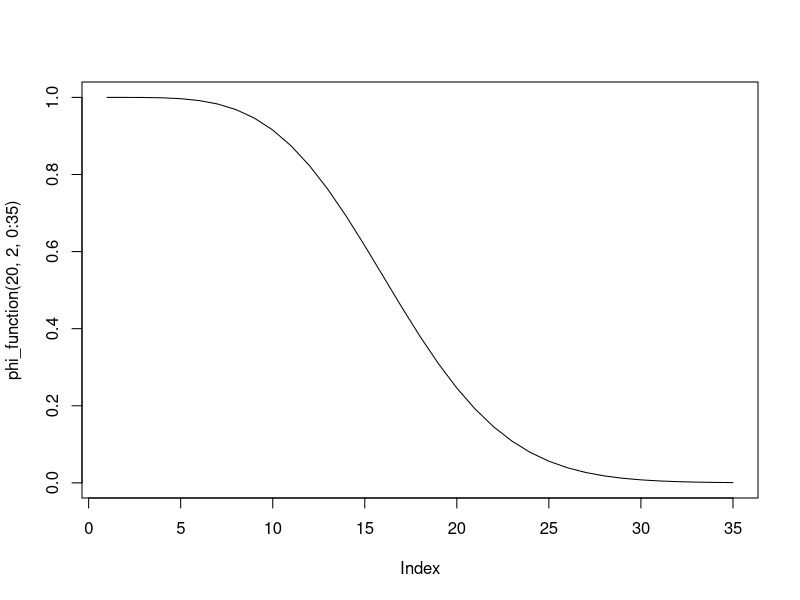
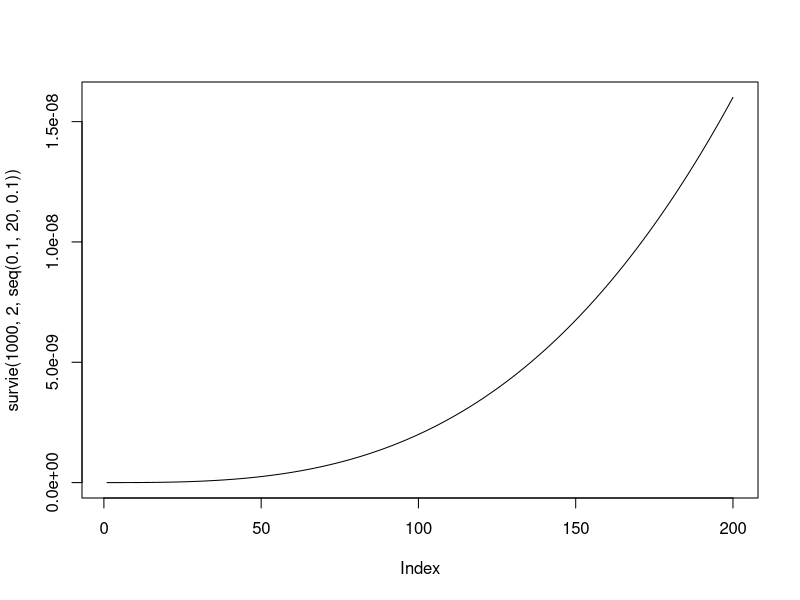
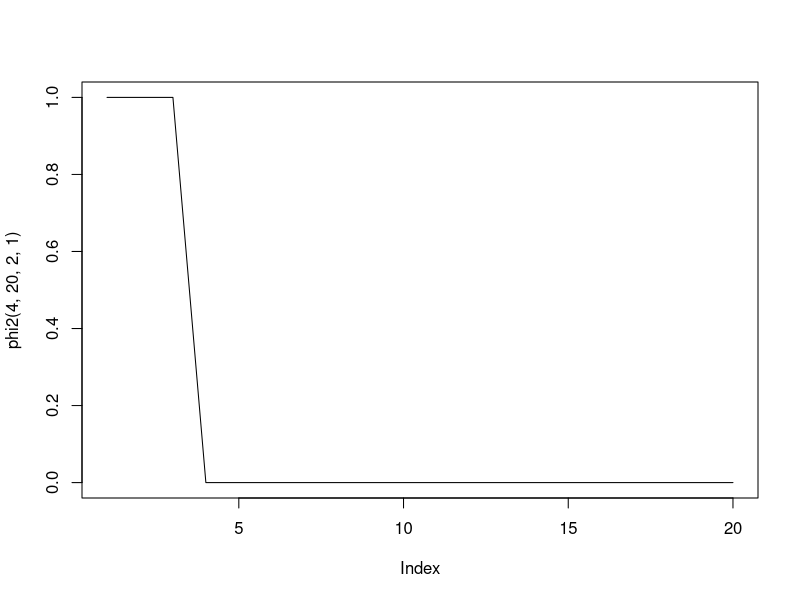
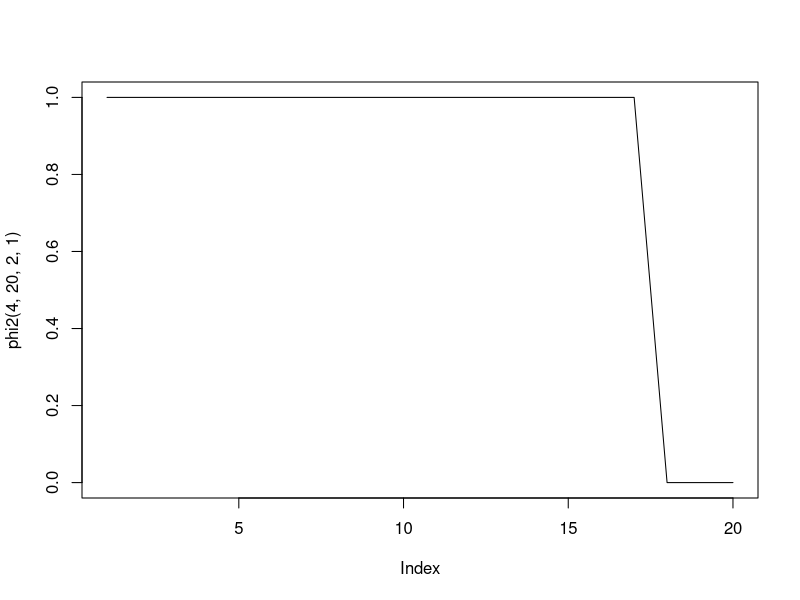
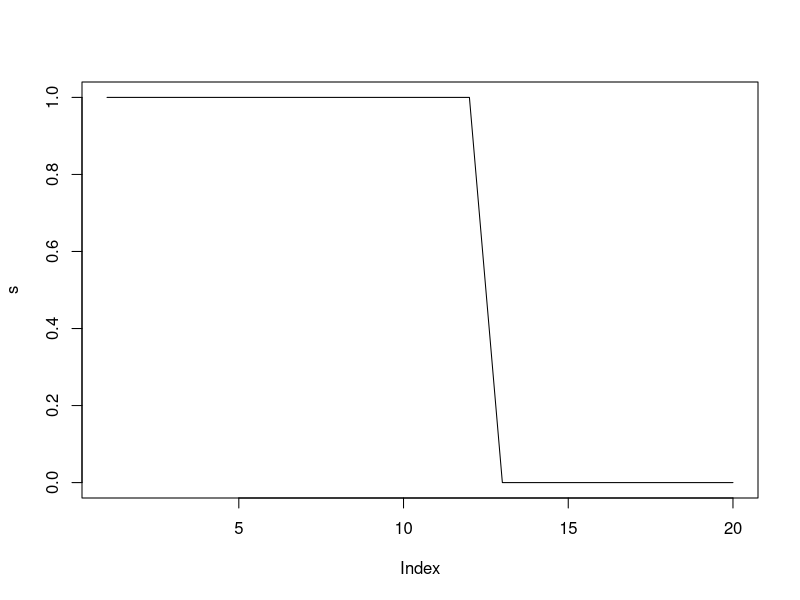

Reproduce these figures in R, in order.
# TP 1 

## Question 1

phi <- function(x){
  rep <- ((x[3]*(1-(1-x[1])*(1-x[2]))*(1-(1-x[4])*(1-x[5])))+(1-x[3])*(1-(1-x[1]*x[4])*(1-x[2]*x[5])))*(1-(1-x[6]*x[7])*(1-x[8])*(1-x[9]))
  return(rep)
}

# question 2

phi_function <- function(lambda, beta, t){
  R1 <- 1-pweibull(t, shape = beta, scale = lambda)
  R2 <- 1-pweibull(t, shape = beta, scale = lambda)
  R3 <- 1-pweibull(t, shape = beta, scale = lambda)
  R4 <- 1-pweibull(t, shape = beta, scale = lambda)
  R5 <- 1-pweibull(t, shape = beta, scale = lambda)
  R6 <- 1-pweibull(t, shape = beta, scale = lambda)
  R7 <- 1-pweibull(t, shape = beta, scale = lambda)
  R8 <- 1-pweibull(t, shape = beta, scale = lambda)
  R9 <- 1-pweibull(t, shape = beta, scale = lambda)
  rep <- ((R3[t]*(1-(1-R1[t])*(1-R2[t]))*(1-(1-R4[t])*(1-R5[t])))+(1-R3[t])*(1-(1-R1[t]*R4[t])*(1-R2[t]*R5[t])))*(1-(1-R6[t]*R7[t])*(1-R8[t])*(1-R9[t]))
  return(rep)
}




## Question 3

plot(phi_function(20,2, 0:35), type = 'l')

## Question 4

survie <- function(lambda, beta, t){
  R1 <- 1-pweibull(t, shape = beta, scale = lambda)
  R2 <- 1-pweibull(t, shape = beta, scale = lambda)
  R3 <- 1-pweibull(t, shape = beta, scale = lambda)
  R4 <- 1-pweibull(t, shape = beta, scale = lambda)
  R5 <- 1-pweibull(t, shape = beta, scale = lambda)
  R6 <- 1-pweibull(t, shape = beta, scale = lambda)
  R7 <- 1-pweibull(t, shape = beta, scale = lambda)
  R8 <- 1-pweibull(t, shape = beta, scale = lambda)
  R9 <- 1-pweibull(t, shape = beta, scale = lambda)
  rep <- -log(((R3[t]*(1-(1-R1[t])*(1-R2[t]))*(1-(1-R4[t])*(1-R5[t])))+(1-R3[t])*(1-(1-R1[t]*R4[t])*(1-R2[t]*R5[t])))*(1-(1-R6[t]*R7[t])*(1-R8[t])*(1-R9[t]))/t)
  # rep <- -log(rep)/t
  return(rep)
  # rep <- -log(1 - phi_function(lambda, beta, t))/t
}

survie <- function(lambda, beta, t){
  rep=NULL
  for(i in 1:length(t)){
    R1 <- 1-pweibull(t[i], shape = beta, scale = lambda)
    R2 <- 1-pweibull(t[i], shape = beta, scale = lambda)
    R3 <- 1-pweibull(t[i], shape = beta, scale = lambda)
    R4 <- 1-pweibull(t[i], shape = beta, scale = lambda)
    R5 <- 1-pweibull(t[i], shape = beta, scale = lambda)
    R6 <- 1-pweibull(t[i], shape = beta, scale = lambda)
    R7 <- 1-pweibull(t[i], shape = beta, scale = lambda)
    R8 <- 1-pweibull(t[i], shape = beta, scale = lambda)
    R9 <- 1-pweibull(t[i], shape = beta, scale = lambda)
    rep[i] <- -log(((R3*(1-(1-R1)*(1-R2))*(1-(1-R4)*(1-R5)))+(1-R3)*(1-(1-R1*R4)*(1-R2*R5)))*(1-(1-R6*R7)*(1-R8)*(1-R9)))/t[i]
  }
  return(rep)
}


survie(100, 2, seq(0.1, 20, 0.1))
plot(survie(1000, 2, seq(0.1, 20, 0.1)), type = 'l')

# Question 5 
# simulation d'une loi de weibull avec la méthode des quantile. 


# Question 5 

inverse_pweibull <- function(lambda, beta, u){
  rep <- lambda*(-(log(1-u)^(1/beta)))
  return(rep)
}

phi2 <- function(a, n, lambda, beta){
  t <- seq(0, a,length.out =n)
  y <- rep(0,n)
  u <- runif(9,0,1)
  x <- matrix(0, nrow = n, ncol = 9)
  
  for(i in 1:n){
    for(j in 1:9){
      if(t[i] < (lambda*(-log(u[j]))^(1/beta))){
        x[i,j] <- 1
      }
    }
    y[i] <- phi(x[i,])
  }
  return(y)
}
phi2(4,20,2,1)
plot(phi2(4,20,2,1),type="l")

# question 6 

phi23 <- function(a, n, lambda, beta){
  t <- seq(0, a,length.out =n)
  y <- rep(0,n)
  u <- runif(9,0,1)
  x <- matrix(0, nrow = n, ncol = 9)
  for(i in 1:n){
    for(j in 1:9){
      if(t[i] < (lambda*(-log(u[j]))^(1/beta))){
        x[i,j] <- 1
      }
      
    }
    if (x[i,j]==0) { break }
    
  }
  return(i-1)
}
phi23(4,36,2,1)

# question 7

n_realisation_T<-function(a, n, lambda, beta,ntot){
  vect=NULL
  for(i in 1:ntot){
    vect[i]=phi23(a, n, lambda, beta)
  }
  return(vect)
}
n_realisation_T(4,36,2,1,40)
sum(n_realisation_T(4,36,2,1,40))

mu=function(a, n, lambda, beta,ntot){
  v=n_realisation_T(a, n, lambda, beta,ntot)
  1/ntot*sum(v)
}
mu(4,36,2,1,40)

######### 
# Exercice 1

phi <- function(x){
  rep <- (1-x[5])*(1-(1-x[1]*x[3])*(1-x[2]*x[4]))*x[6]*(1-(1-x[7]*x[10])*(1-x[8]*x[9]))+x[5]*(1-(1-x[1])*(1-x[2]))*(1-(1-x[3])*(1-x[4]))*x[6]*(1-(1-x[7]*x[10])*(1-x[8]*x[9]))
  return(rep)
}
phi(c(0,1,1,1,0,1,0,1,1,0))

## Exercice 2


phi2 <- function(a, n, lambda, beta){
  t <- seq(0, a,length.out =n)
  y <- rep(0,n)
  u <- runif(10,0,1)
  x <- matrix(0, nrow = n, ncol = 10)
  
  for(i in 1:n){
    for(j in 1:10){
      if(t[i] < (lambda*(-log(u[j]))^(1/beta))){
        x[i,j] <- 1
      }
    }
    y[i] <- phi(x[i,])
  }
  return(y)
}
phi2(4,20,2,1)
plot(phi2(4,20,2,1),type="l")

# question 6 

phi23 <- function(a, n, lambda, beta){
  t <- seq(0, a,length.out =n)
  y <- rep(0,n)
  u <- runif(10,0,1)
  x <- matrix(0, nrow = n, ncol = 10)
  for(i in 1:n){
    for(j in 1:10){
      if(t[i] < (lambda*(-log(u[j]))^(1/beta))){
        x[i,j] <- 1
      }
      
    }
    y[i] <- phi(x[i,])
    if (y[i]==0) { break }
    
  }
  return(i-1)
}
phi23(4,36,2,1)

# question 7

n_realisation_T<-function(a, n, lambda, beta,ntot){
  vect=NULL
  for(i in 1:ntot){
    vect[i]=phi23(a, n, lambda, beta)
  }
  return(vect)
}
n_realisation_T(4,36,2,1,40)
sum(n_realisation_T(4,36,2,1,40))

mu=function(a, n, lambda, beta,ntot){
  v=n_realisation_T(a, n, lambda, beta,ntot)
  1/ntot*sum(v)
}
mu(4,36,2,1,40)

n_rea_mu=function(a, n, lambda, beta,ntot,nmu){
  v=NULL
  for (i in 1:nmu) {
  v[i]=  mu(a, n, lambda, beta,ntot)
  }
  return(v)
}

moy= n_rea_mu(4,36,2,1,40,100)
int.ech = function(vector,conf.level=0.95,na.rm=T) { # VERSION 2016 
  if (length(vector)==0) { cat("Erreur ! Le vecteur ",substitute(vector),"est vide.\n")} 
  else { s = var(vector,na.rm=na.rm) 
  n = length(vector)-sum(is.na(vector)) 
  ddl = n - 1 ; proba = (1-conf.level)*100 ; proba = (100-proba/2)/100 
  t_student = qt(proba, ddl) # quantile 
  intervalle = t_student * sqrt(s/n) 
  moyenne = mean(vector,na.rm=na.rm) ; return(intervalle) }} 
int.ech(moy)
x = c(1,4,3,5,3) ; int.ech(x)

# Exercice 3
#  a

u=seq(0, 4,length.out =40)
# ----------------------------------------------------------------------------#
fonction_interval=function(n,inter,i){
  t=NULL
  d=NULL
  for (v in seq(1,n,inter)) {
    if(v==i){
      t[v]=1
    }
    else{
      t[v]=0
    }
  }
  t=t[!is.na(t)]
  t
  w=sum(t)
  if(w==0){
    d=0
  }
  else{
    d=1 
  }
  return(d)
}

fonction_interval(20,2,7)
seq(1,20,2)

#---------------------------------------------------------------------------#

phi2 <- function(a, n, lambda, beta,inter){
  t <- seq(0, a,length.out =n)
  y <- rep(0,n)
  u <- runif(10,0,1)
  x <- matrix(0, nrow = n, ncol = 10)
  
  for(i in 1:n){
    for(j in c(1,2,3,4,5,7,8,9,10)){
      if(t[i] < (lambda*(-log(u[j]))^(1/beta))){
        x[i,j] <- 1
      }
    }
  }
  d=0
  for(i in 1:n){
     if(t[i-d] < (lambda*(-log(u[6]))^(1/beta))){
       x[i,6] <- 1
     }
     if(fonction_interval(n,inter,i)==1 & x[i,6]==0){ 
       d=i-1
       u <- runif(10,0,1)
     }
    }
  # y[i] <- phi(x[i,])
    return(x)
}
(b=phi2(20,20,10,15,4))

phi3 <- function(a, n, lambda, beta,inter){
  y=NULL
  matrice=phi2(a, n, lambda, beta,inter)
  for (i in 1:n) {
   y[i]=phi(matrice[i,]) 
  }
  return(y)
}


(s=phi3(20,20,15,3,7))
plot(s,type = "l")

#  b

#---   E(T)  ------------------------------------------------------

tp_i_de_panne <- function(a, n, lambda, beta,inter){
  y=NULL
  d=0
  matrice=phi2(a, n, lambda, beta,inter)
  for (i in 1:n) {
    y[i]=phi(matrice[i,]) 
  }
  for (i in n:1){
    if(y[i]==1 & i==n ){
      d=n
      break
    }
    if(y[i]==1){
      d=i+1
      break
    }
  }
#  if(d==n){
#    return("Pas de panne sur le temps T")
#  }
#  if(d<n & d>0){
#    return(d)
#  }
return(d)
}
tp_i_de_panne(20,20,15,3,7)

nbtot_realisation_t=function(a, n, lambda, beta,inter,nbtot){
  vector=NULL
  for(i in 1:nbtot){
    vector[i]=tp_i_de_panne(a, n, lambda, beta,inter)
  }
  return(vector)
}

nbtot_realisation_t(20,20,15,3,7,8)

E_T=function(a, n, lambda, beta,inter,nbtot){
  t=nbtot_realisation_t(a, n, lambda, beta,inter,nbtot)
  moyenne=(1/nbtot)*sum(t)
  return(moyenne)
}
E_T(20,20,15,3,7,8)

#---   E(N)  ------------------------------------------------------

nb_intervention <- function(a, n, lambda, beta,inter){
  t <- seq(0, a,length.out =n)
  y <- rep(0,n)
  u <- runif(10,0,1)
  x <- matrix(0, nrow = n, ncol = 10)
  
  for(i in 1:n){
    for(j in c(1,2,3,4,5,7,8,9,10)){
      if(t[i] < (lambda*(-log(u[j]))^(1/beta))){
        x[i,j] <- 1
      }
    }
  }
  d=0
  intervention=0
  for(i in 1:n){
    if(t[i-d] < (lambda*(-log(u[6]))^(1/beta))){
      x[i,6] <- 1
    }
    if(fonction_interval(n,inter,i)==1 & x[i,6]==0){ 
      intervention=intervention+1
      d=i-1
      u <- runif(10,0,1)
    }
  }
  return(intervention)
}
nb_intervention(20,20,15,3,7)


nb_realisation_intervention=function(a, n, lambda, beta,inter,nbtot){
  vector=NULL
  for(i in 1:nbtot){
    vector[i]=nb_intervention(a, n, lambda, beta,inter)
  }
  return(vector)
}

nb_realisation_intervention(20,20,15,3,7,7)

moyenne_intervention=function(a, n, lambda, beta,inter,nbtot){
  moyenne=(1/nbtot)*sum(nb_realisation_intervention(a, n, lambda, beta,inter,nbtot))
  return(moyenne)
}

moyenne_intervention(20,20,15,3,7,7)

recompense<-function(a, n, lambda, beta,inter,nbtot,cout,gain){
 r=gain*E_T(a, n, lambda, beta,inter,nbtot)-cout*moyenne_intervention(a, n, lambda, beta,inter,nbtot)
 return(r)
}
recompense(20,20,15,3,3,7,2,3.5)

a_val=20
n_val=20
lambda_val=15
beta_val=3
nbtot_val=7
cout_val=2
gain_val=3.5

recompense<-function(a=a_val, n=n_val, lambda=lambda_val, beta=beta_val,inter,nbtot=nbtot_val,cout=cout_val,gain=gain_val){
  r=gain*E_T(a, n, lambda, beta,inter,nbtot)-cout*moyenne_intervention(a, n, lambda, beta,inter,nbtot)
  return(r)
}
recompense(2)
solution=optimize(recompense,c(0, 20),maximum = TRUE)
